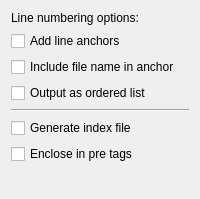
               <widget class="QWidget" name="tabWidgetPage3">
                <attribute name="title">
                 <string>Misc</string>
                </attribute>
                <layout class="QVBoxLayout" name="verticalLayout_4">
                 <item>
                  <widget class="QLabel" name="label_8">
                   <property name="font">
                    <font>
                     <weight>50</weight>
                     <bold>false</bold>
                    </font>
                   </property>
                   <property name="text">
                    <string>Line numbering options:</string>
                   </property>
                  </widget>
                 </item>
                 <item>
                  <widget class="QCheckBox" name="cbHTMLAnchors">
                   <property name="toolTip">
                    <string>Add an achor to each line.</string>
                   </property>
                   <property name="text">
                    <string>Add line anchors</string>
                   </property>
                  </widget>
                 </item>
                 <item>
                  <widget class="QCheckBox" name="cbHTMLFileNameAnchor">
                   <property name="toolTip">
                    <string>Add the filename as prefix to the anchors.</string>
                   </property>
                   <property name="text">
                    <string>Include file name in anchor</string>
                   </property>
                  </widget>
                 </item>
                 <item>
                  <widget class="QCheckBox" name="cbHTMLOrderedList">
                   <property name="toolTip">
                    <string>Output the lines within an ordered list.</string>
                   </property>
                   <property name="text">
                    <string>Output as ordered list</string>
                   </property>
                  </widget>
                 </item>
                 <item>
                  <widget class="Line" name="line">
                   <property name="orientation">
                    <enum>Qt::Horizontal</enum>
                   </property>
                  </widget>
                 </item>
                 <item>
                  <widget class="QCheckBox" name="cbHTMLIndex">
                   <property name="toolTip">
                    <string>Generate an index file with hyperlinks to all outputted files.</string>
                   </property>
                   <property name="text">
                    <string>Generate index file</string>
                   </property>
                  </widget>
                 </item>
                 <item>
                  <widget class="QCheckBox" name="cbHTMLEnclosePreTags">
                   <property name="toolTip">
                    <string>Add &amp;lt;pre&amp;gt; tags to the output, if the flag &quot;No document header and footer&quot; is selected.</string>
                   </property>
                   <property name="text">
                    <string>Enclose in pre tags</string>
                   </property>
                  </widget>
                 </item>
                 <item>
                  <spacer name="verticalSpacer">
                   <property name="orientation">
                    <enum>Qt::Vertical</enum>
                   </property>
                   <property name="sizeHint" stdset="0">
                    <size>
                     <width>20</width>
                     <height>24</height>
                    </size>
                   </property>
                  </spacer>
                 </item>
                </layout>
               </widget>
